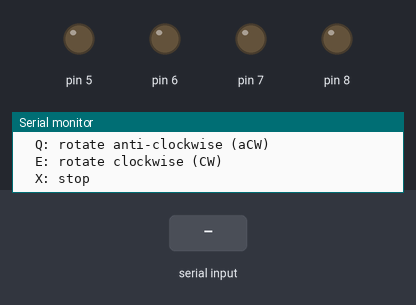
Bench run of a sketch on a simulated Arduino Uno, built with avr-gcc and run on an emulated ATmega328P. On the bench: output pins drawn as LEDs (lit = HIGH), the last lines printed to the serial monitor. The test bench sets the inputs (shaded band).

Above: at 1.2 s.
1.3 s: "w" received over Serial
At 1.7 s:
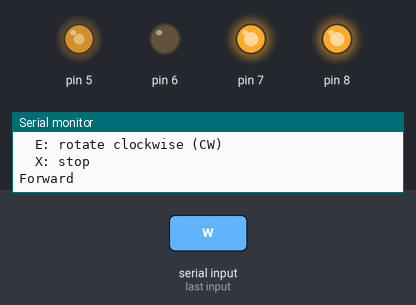
2.8 s: "x" received over Serial
At 4.0 s:
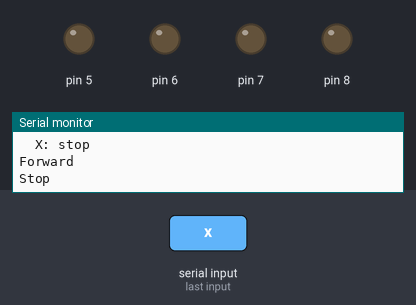
4.3 s: "s" received over Serial
At 5.2 s:
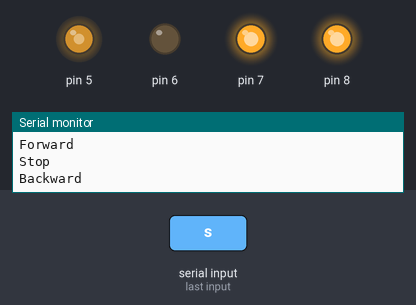
Timing chart, 0 to 7.3 s (numbered marks = the images above; inputs shaded):
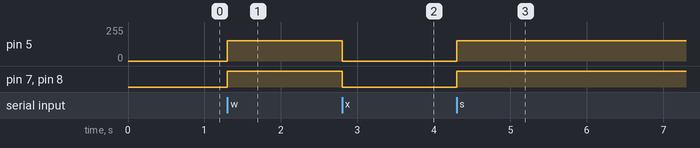

Measured:
- after the input at 1.3 s, pin 5: 0/255 → 153/255 at once; pin 7, pin 8: LOW → HIGH at once
- after the input at 2.8 s, pin 5: 153/255 → 0/255 at once; pin 7, pin 8: HIGH → LOW at once
- after the input at 4.3 s, pin 5: 0/255 → 153/255 at once; pin 7, pin 8: LOW → HIGH at once

The sketch:

main.ino
```cpp
// Eletronic & Eletronic Circut Semester Prject: I dont car
// Version 0.2
// Content: Rolling chassis pin setup, control test code

// ----- constant setup -----
const int MAX_PWM = 255; // maxium PWM value
const float DEFAULT_SPEED = 0.6; // WASD control default speed scale

// ----- motor variable setup -----
struct Motor {
  uint8_t pinIn1;
  uint8_t pinIn2;
  uint8_t pinEn;
  bool invert;   // 若馬達方向相反，可設為 true

  Motor(uint8_t in1, uint8_t in2, uint8_t en, bool inv = false)
    : pinIn1(in1), pinIn2(in2), pinEn(en), invert(inv) {}

  void begin() {
    pinMode(pinIn1, OUTPUT);
    pinMode(pinIn2, OUTPUT);
    pinMode(pinEn, OUTPUT);
    stop();
  }

  void stop() {
    digitalWrite(pinIn1, LOW);
    digitalWrite(pinIn2, LOW);
    analogWrite(pinEn, 0);
  }

  // speed: -255 ~ +255
  void setSpeed(int speed) {
    if (invert) {
      speed = -speed;  // 方向反轉
    }

    speed = constrain(speed, -MAX_PWM, MAX_PWM);

    if (speed > 0) {
      digitalWrite(pinIn1, HIGH);
      digitalWrite(pinIn2, LOW);
      analogWrite(pinEn, speed);
    } else if (speed < 0) {
      digitalWrite(pinIn1, LOW);
      digitalWrite(pinIn2, HIGH);
      analogWrite(pinEn, -speed);
    } else {
      // 停止
      stop();
    }
  }
};

// ----- Pin setup -----
// L298N #1 for left
// Front Left
const uint8_t FL_IN1 = 22;
const uint8_t FL_IN2 = 23;
const uint8_t FL_EN  = 5;   // PWM

// Rear Left
const uint8_t RL_IN1 = 24;
const uint8_t RL_IN2 = 25;
const uint8_t RL_EN  = 6;   // PWM

// L298N #2 for right
// Front Right
const uint8_t FR_IN1 = 26;
const uint8_t FR_IN2 = 27;
const uint8_t FR_EN  = 7;   // PWM

// Rear Right
const uint8_t RR_IN1 = 28;
const uint8_t RR_IN2 = 29;
const uint8_t RR_EN  = 8;   // PWM

// ----- 建立四顆馬達物件 -----
// 若某顆馬達方向相反，可把最後一個參數改成 true
Motor motorFL(FL_IN1, FL_IN2, FL_EN, false);
Motor motorFR(FR_IN1, FR_IN2, FR_EN, false);
Motor motorRL(RL_IN1, RL_IN2, RL_EN, false);
Motor motorRR(RR_IN1, RR_IN2, RR_EN, false);

// vvvvv By ChatGPT 5.1 Thinking vvvvv
// vx: 前進(+) / 後退(-)
// vy: 右(+) / 左(-)
// wz: 逆時針(+) / 順時針(-)
// 三者範圍建議 -1.0 ~ +1.0
void setMecanum(float vx, float vy, float wz) {
  // 計算各輪理論速度
  float fl = vx - vy - wz;
  float fr = vx + vy + wz;
  float rl = vx + vy - wz;
  float rr = vx - vy + wz;

  // 找出最大絕對值，若大於 1.0 就全部等比例縮小
  float maxVal = fabs(fl);
  if (fabs(fr) > maxVal) maxVal = fabs(fr);
  if (fabs(rl) > maxVal) maxVal = fabs(rl);
  if (fabs(rr) > maxVal) maxVal = fabs(rr);

  if (maxVal < 1.0f) {
    maxVal = 1.0f; // 避免被放大
  }

  fl /= maxVal;
  fr /= maxVal;
  rl /= maxVal;
  rr /= maxVal;

  // 映射到實際 PWM
  int flPWM = (int)(fl * MAX_PWM);
  int frPWM = (int)(fr * MAX_PWM);
  int rlPWM = (int)(rl * MAX_PWM);
  int rrPWM = (int)(rr * MAX_PWM);

  motorFL.setSpeed(flPWM);
  motorFR.setSpeed(frPWM);
  motorRL.setSpeed(rlPWM);
  motorRR.setSpeed(rrPWM);
}

// Stop every motor
void stopAll() {
  motorFL.stop();
  motorFR.stop();
  motorRL.stop();
  motorRR.stop();
  // add arm in future
}

// WASD motor control (for testing)
void handleSerialCommand() {
  if (!Serial.available()) return;

  char c = Serial.read();
  c = tolower(c);

  switch (c) {
    case 'w': // move foward
      setMecanum(DEFAULT_SPEED, 0.0, 0.0);
      Serial.println("Forward");
      break;

    case 's': // move backward
      setMecanum(-DEFAULT_SPEED, 0.0, 0.0);
      Serial.println("Backward");
      break;

    case 'a': // strade left
      setMecanum(0.0, -DEFAULT_SPEED, 0.0);
      Serial.println("Strafe Left");
      break;

    case 'd': // strafe right
      setMecanum(0.0, DEFAULT_SPEED, 0.0);
      Serial.println("Strafe Right");
      break;

    case 'q': // rotate anti-clockwise
      setMecanum(0.0, 0.0, DEFAULT_SPEED);
      Serial.println("Rotate aCW");
      break;

    case 'e': // rotate clockwise
      setMecanum(0.0, 0.0, -DEFAULT_SPEED);
      Serial.println("Rotate CW");
      break;

    case 'x': // stop
      stopAll();
      Serial.println("Stop");
      break;

    default:
      // 不認得的指令就忽略
      break;
  }
}

void setup() {
  Serial.begin(115200);

  motorFL.begin();
  motorFR.begin();
  motorRL.begin();
  motorRR.begin();

  stopAll();

  Serial.println("Mecanum car ready. Use WASDQE + X over Serial:");
  Serial.println("---------- How to Control ----------");
  Serial.println("  W: forward, S: backward");
  Serial.println("  A: left,    D: right");
  Serial.println("  Q: rotate anti-clockwise (aCW)");
  Serial.println("  E: rotate clockwise (CW)");
  Serial.println("  X: stop");
}

void loop() {
  handleSerialCommand();
}
```
